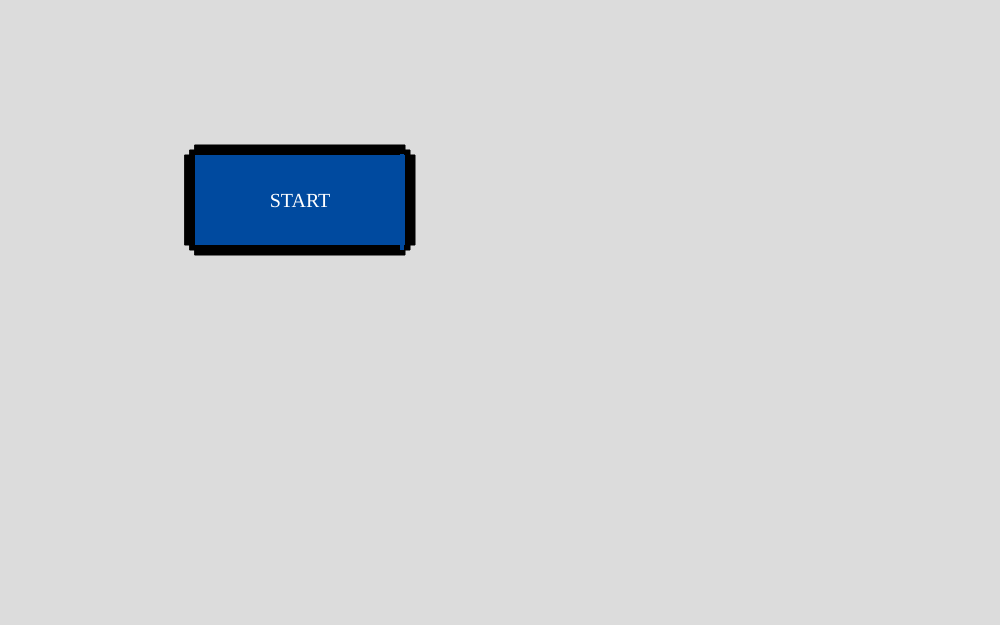
Frame 1 (no input)
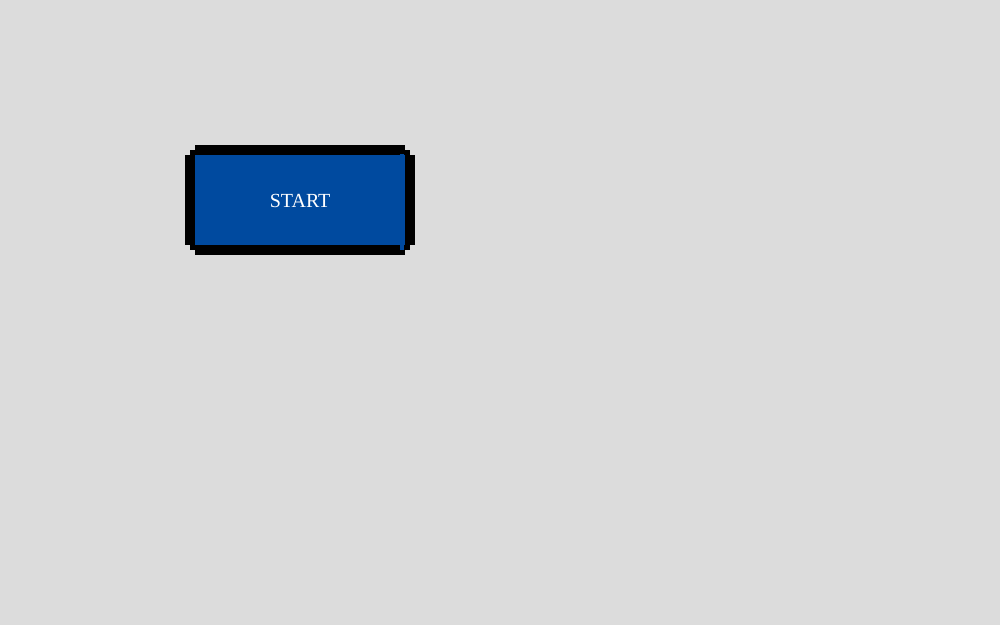
Frame 60 (no input)
Frame 120 (the mouse pressed at the canvas centre since frame 60): identical to frame 60, image omitted

The p5.js sketch that drew these frames (run headless with seeded random() and noise() and a simulated clock; from frame 60 on, the mouse is pressed at the canvas centre):

// p5.js sketch
// ── sketch.js
function setup() {
  createCanvas(1000, 625);
startBtn = new pixelated(200, 150,200,100);
  noSmooth();
}

function draw() {
  background(220);
  //draw objects
  // drawWallet(100, 200);
  // drawPhone(450, 160);
  // drawDiary(650, 160);
  startBtn.display()

  
}

function drawWallet(x, y) {
  // you enter the x and y value only
  rectMode(CORNER);
  stroke(25, 13, 69);
  strokeWeight(5);
  //brownish
  fill(125, 70, 45);
  //lower rect
  rect(x + 10, y - 10, 250, 180, 10, 10);
  //front rect
  rect(x, y, 250, 180, 10, 10);
  line(x + 20, y + 10, x + 230, y + 10);
  line(x + 20, y + 170, x + 230, y + 170);
  // line(x+240,y+10, x+240, y+170)
  //button and clip
  rect(x + 200, y + 180 / 2 - 15, 70, 40, 5, 5);
  fill(244, 190, 78);
  noStroke();
  circle(x + 230, y + 95, 25);
  
}

function drawPhone(x, y) {
  fill(250);
  stroke(0);
  strokeWeight(8);
  rectMode(CORNER);
  //phone rect
  fill(200);
  rect(x + 20, y, 130, 250, 15, 15);
  fill(255);
  rect(x, y, 130, 250, 15, 15);
  fill(0);
  //camera
  rect(x + 45, y, 40, 10, 10, 10);
  line(x + 50, y + 240, x + 90, y + 240);
  // fill(255);
  // stroke(0)
  // circle(x+80,y+230,20)
}

function drawDiary(x, y) {
  stroke(101, 109, 113);
  strokeWeight(2);
  fill(160, 173, 185); //light blue
  rect(x, y, 200, 280);
  noStroke();
  fill(101, 109, 113, 50); //transparent darker blue
  rect(x + 10, y, 10, 280); //3d effects
  fill(255);
  textSize(30);
  textFont("Press Start 2P");
  text("DIARY", x + 40, y + 280 / 2);

  fill(135, 168, 130); // muted green ribbon

  beginShape();
  vertex(x + 20, y + 280); // top left
  vertex(x + 30, y + 280); // top right
  vertex(x + 30, y + 300); // bottom right
  vertex(x + 20, y + 320); // bottom left
  endShape(CLOSE);
  
}

// ── pixelated.js
class pixelated {
  constructor(x, y, w , h, textsize) {
    this.x = x;
    this.y = y;
    this.w = w;
    this.h = h;
    this.textsize=textsize
  }

  display() {
//black bg
    fill(0);
    rect(this.x-5, this.y - 5, this.w + 10, this.h + 10);
    rect(this.x-10, this.y, this.w + 20, this.h ); //2nd rect
    rect(this.x-15, this.y+5, this.w + 30, this.h-10); //smallest rect

    
    // SHADOW (dark blue)
    noStroke()
    fill(0, 74, 159);
  
    rect(this.x-5, this.y+5, this.w + 10, this.h-10 );

    rect(this.x + this.w, this.y + 4, 4, this.h - 4); // right

    // BASE BUTTON COLOR
    // fill(0, 180, 255); // light blue
    // rect(this.x, this.y, this.w, this.h);

    // TEXT
    fill(255);
    textFont('Press Start 2P'); // use pixel font for best result
    textSize(20);
    textAlign(CENTER, CENTER);
    text("START", this.x + this.w / 2, this.y + this.h / 2 + 2);
  }
}
